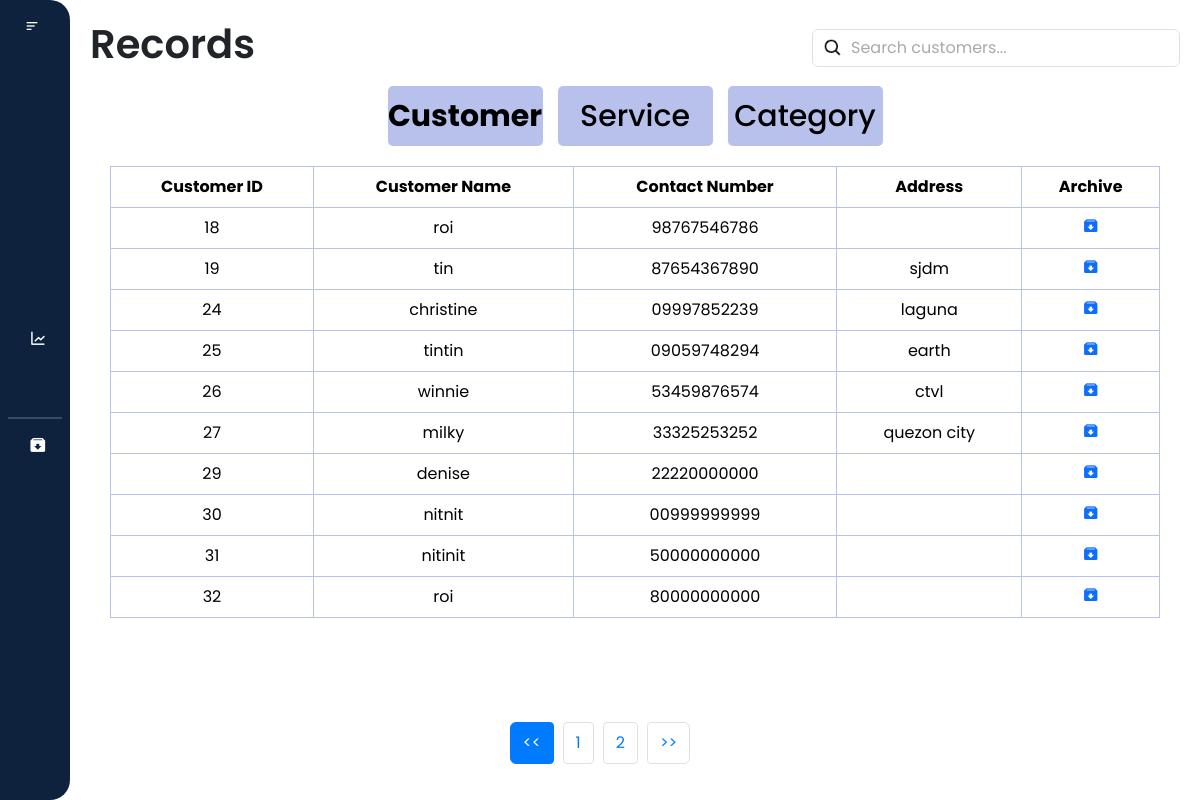
The page /records/customer.php (signed in) on the database its author committed.
### tables this page shows
CREATE TABLE `customer` (
  `customer_id` int(11) NOT NULL,
  `customer_name` varchar(255) NOT NULL,
  `contact_number` varchar(20) NOT NULL,
  `address` varchar(255) NOT NULL
);

### records/customer.php (the view, shortened to what this page needs)
<?php
require_once('customer_db.php');
$user_role = $_SESSION['user_role'];
?>
<!DOCTYPE html>
<html lang="en">
<head>
    <link href="https://cdn.jsdelivr.net/npm/bootstrap@5.3.3/dist/css/bootstrap.min.css" rel="stylesheet"
>
    <link href="https://cdn.lineicons.com/4.0/lineicons.css" rel="stylesheet" />
    <link href='https://unpkg.com/boxicons@2.1.4/css/boxicons.min.css' rel='stylesheet'>
    <link rel="stylesheet" href="customer.css">
</head>
<body>
    <div class="wrapper">
        <aside id="sidebar">
            <div class="d-flex">
                <button id="toggle-btn" type="button">
                    <i class="bx bx-menu-alt-left"></i>
                </button>
            </div>
            <ul class="sidebar-nav">
                <li class="sidebar-item">
                    <a href="/laundry_system/dashboard/dashboard.php" class="sidebar-link">
                    </a>
                </li>
                <li class="sidebar-item">
                    <a href="/laundry_system/profile/profile.php" class="sidebar-link">
                    </a>
                </li>
                <?php if ($user_role === 'admin') : ?>
                    <li class="sidebar-item">
                        <a href="/laundry_system/users/users.php" class="sidebar-link">
                        </a>
                    </li>
                    <li class="sidebar-item">
                        <a href="/laundry_system/records/customer.php" class="sidebar-link has-dropdown collapsed" data-bs-toggle="collapse"
                            data-bs-target="#records" aria-expanded="false" aria-controls="records">
                        </a>
                    </li>
                <?php endif; ?>
                <li class="sidebar-item">
                    <a href="/laundry_system/transaction/transaction.php" class="sidebar-link">
                    </a>
                </li>
                <li class="sidebar-item">
                    <a href="/laundry_system/sales_report/report.php" class="sidebar-link">
                        <i class='bx bx-line-chart'></i>
                    </a>
                </li>
                <?php if ($user_role === 'admin') : ?>
                    <li class="sidebar-item">
                        <a href="/laundry_system/settings/setting.php" class="sidebar-link">
                        </a>
                    </li>
                    <hr style="border: 1px solid #b8c1ec; margin: 8px">
                    <li class="sidebar-item">
                        <a href="/laundry_system/archived/archive_users.php" class="sidebar-link">
                            <i class='bx bxs-archive-in'></i>
                        </a>
                    </li>
                <?php endif; ?>
            </ul>
            <div class="sidebar-footer">
                <a href="/laundry_system/homepage/logout.php" class="sidebar-link">
                </a>
            </div>
        </aside>
        <div class="main-content">
            <nav>
                <div class="d-flex justify-content-between align-items-center">
                    <h1>Records</h1>
                    <div class="search_bar" m-1>
                        <input class="form-control" type="text" id="filter_customer" placeholder="Search customers...">
                    </div>
                </div>
            </nav>
            <div class="buttons">
                <div class="customer_button">
                   <a href="customer.php" class="button" id="customerBtn"><b>Customer</b></a>
                </div>
                <div class="service_button">
                    <a href="service.php" class="button" id="serviceBtn">Service</a>
                </div>
                <div class="category_button">
                    <a href="category.php" class="button" id="categoryBtn">Category</a>
                </div>
            </div>
            <div class="table-container">
                <table class="table table-bordered text-center">
                    <thead>
                        <tr class="bg-dark text-white">
                            <th>Customer ID</th>
                            <th>Customer Name</th>
                            <th>Contact Number</th>
                            <th>Address</th>
                            <th>Archive</th>
                        </tr>
                    </thead>
                    <tbody id = "customer_table">
                       <?php
                        $query = "SELECT * FROM customer";
                        $result = mysqli_query($con, $query);
                        if ($result && $result->num_rows > 0) {
                            while ($row = mysqli_fetch_assoc($result)) {
                        ?>
                            <tr>
                                <td><?php echo $row['customer_id']; ?></td>
                                <td><?php echo $row['customer_name']; ?></td>
                                <td><?php echo $row['contact_number']; ?></td>
                                <td><?php echo $row['address']; ?></td>
                                <td>
                                    <a href="javascript:void(0);" class="archive-btn"
                                        data-id="<?php echo $row['customer_id']; ?>"
                                        data-name="<?php echo $row['customer_name']; ?>"
                                        data-contact="<?php echo $row['contact_number']; ?>"
                                        data-address="<?php echo $row['address']; ?>">
                                        <i class='bx bxs-archive-in'></i>
                                    </a>
                                </td>
                            </tr>
                        <?php
                            }
                        } else {
                        ?>
                    <tr>
                        <td colspan="5">No customer found.</td>
                    </tr>
                    <?php
                    }
                    ?>
                    </tbody>
                </table>
            </div>
            <nav aria-label="Page navigation">
                <ul class="pagination justify-content-center" id="pagination">
                </ul>
            </nav>
        </div>
    </div>
</body>
</html>

### records/customer.css (style rules this page uses)
* { margin: 0; padding: 0; font-family: "Poppins", "Segoe UI"; box-sizing: border-box; }
html { scroll-behavior: smooth; }
a { text-decoration: none; }
li { list-style: none; }
h1 { font-weight: 600; font-size: 1.5 rem; }
.wrapper { display: flex; width: 100%; height: 100vh; }
#sidebar { display: flex; width: 70px; min-width: 70px; z-index: 1000; transition: all 0.25s ease-in-out; flex-direction: column; background-color: #0e223e; border-radius: 0 20px 20px 0; }
#toggle-btn { background-color: transparent; cursor: pointer; border: 0; padding: 1rem 1.5rem; }
#toggle-btn i { font-size: 1.5 rem; color: #fff; }
.sidebar-nav { padding: 2rem 0; flex: 1 1 auto; }
a.sidebar-link { padding: 0.625rem 1.625rem; color: #fff; display: block; font-size: 0.9rem; white-space: nowrap; border-left: 3px solid transparent; text-decoration: none; }
.sidebar-link i { font-size: 1.1rem; margin-right: 0.75rem; }
.sidebar-item { position: relative; }
.main-content { flex: 1; overflow-y: auto; padding: 20px; transition: margin-left 0.5s ease; padding-bottom: 60px; }
.buttons { display: flex; flex-direction: row; gap: 15px; flex-wrap: wrap; justify-content: center; margin-top: 10px; }
.button { display: inline-flex; align-items: center; justify-content: center; height: 60px; width: 155px; padding: 10px 20px; background-color: #b8c1ec; color: #000; text-align: center; text-decoration: none; border-radius: 5px; font-size: 30px; font-weight: 500; margin: 0; gap: 10px; }
.table-container { padding: 20px; }
.table { width: 100%; border-collapse: collapse; border: #b8c1ec; margin: 0; }
th, td { border: 1px solid #b8c1ec; padding: 8px; text-align: center; }
.pagination { display: flex; justify-content: center; padding-left: 0; list-style: none; border-radius: 0.25rem; margin-top: 20px; position: absolute; bottom: 20px; left: 0; right: 0; }
.search_bar { position: relative; }
.search_bar .form-control { padding-left: 38px; }
.search_bar .form-control::placeholder { color: #aaa; }
.search_bar .form-control { background-image: url('/laundry_system/images/search.png'); background-repeat: no-repeat; background-position: 10px center; background-size: 20px 20px; }

### rows shown on the page
customer: customer_id "18", customer_name "roi", contact_number "98767546786"
customer: customer_id "19", customer_name "tin", contact_number "87654367890", address "sjdm"
customer: customer_id "24", customer_name "christine", contact_number "09997852239", address "laguna"
customer: customer_id "25", customer_name "tintin", contact_number "09059748294", address "earth"
customer: customer_id "26", customer_name "winnie", contact_number "53459876574", address "ctvl"
customer: customer_id "27", customer_name "milky", contact_number "33325253252", address "quezon city"
customer: customer_id "29", customer_name "denise", contact_number "22220000000"
customer: customer_id "30", customer_name "nitnit", contact_number "00999999999"
customer: customer_id "31", customer_name "nitinit", contact_number "50000000000"
customer: customer_id "32", customer_name "roi", contact_number "80000000000"
